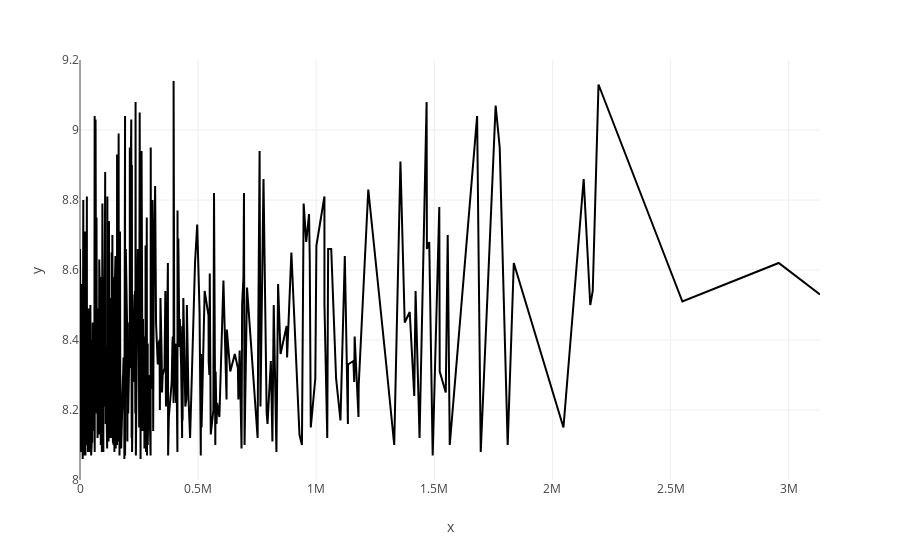

The notebook cell saved with this chart:
### Markdown cell above
### Plot 4

### Code cell
completed_anime = df_anime.sort_values(by = ['completed'], ascending=False)
completed_manga = df_manga.sort_values(by = ['completed'], ascending=False)

fig = px.line(x=completed_anime['completed'], y=completed_anime['score'])
fig.show()

### Figure 1 — Plotly figure (JSON) as saved in the notebook; plotly's stock layout.template omitted (floating-point values rounded to 4 significant figures; data arrays with more than 128 entries replaced by an {"elided": "..."} marker saying what was removed)
{"data": [{"hovertemplate": "x=%{x}<br>y=%{y}<extra></extra>", "legendgroup": "", "line": {"color": "#000001", "dash": "solid"}, "marker": {"symbol": "circle"}, "mode": "lines", "name": "", "orientation": "v", "showlegend": false, "type": "scatter", "x": {"elided": "483 int values"}, "xaxis": "x", "y": {"elided": "483 float values"}, "yaxis": "y"}], "layout": {"legend": {"tracegroupgap": 0}, "margin": {"t": 60}, "xaxis": {"anchor": "y", "domain": [0, 1], "title": {"text": "x"}}, "yaxis": {"anchor": "x", "domain": [0, 1], "title": {"text": "y"}}}}
